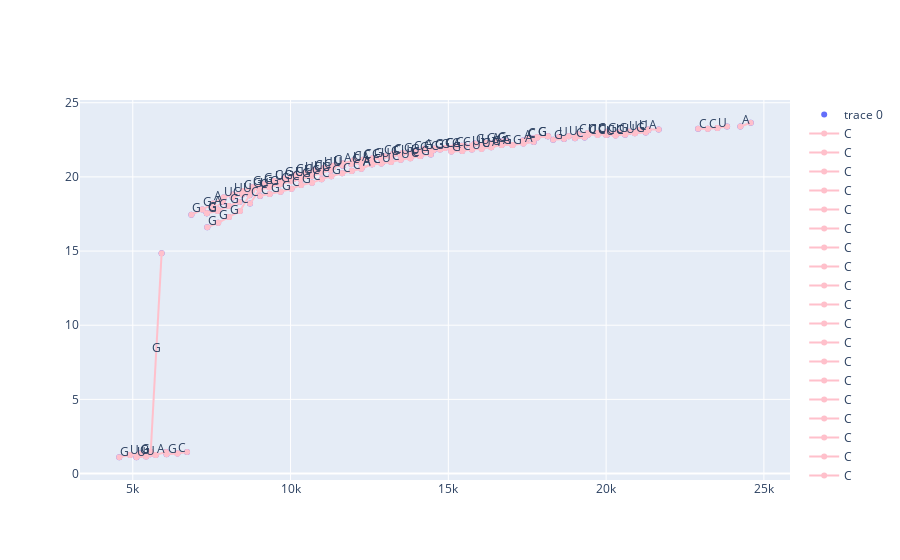

Source (notebook cell):
### Code cell
plotly_basecalling(*bcr_ext)
